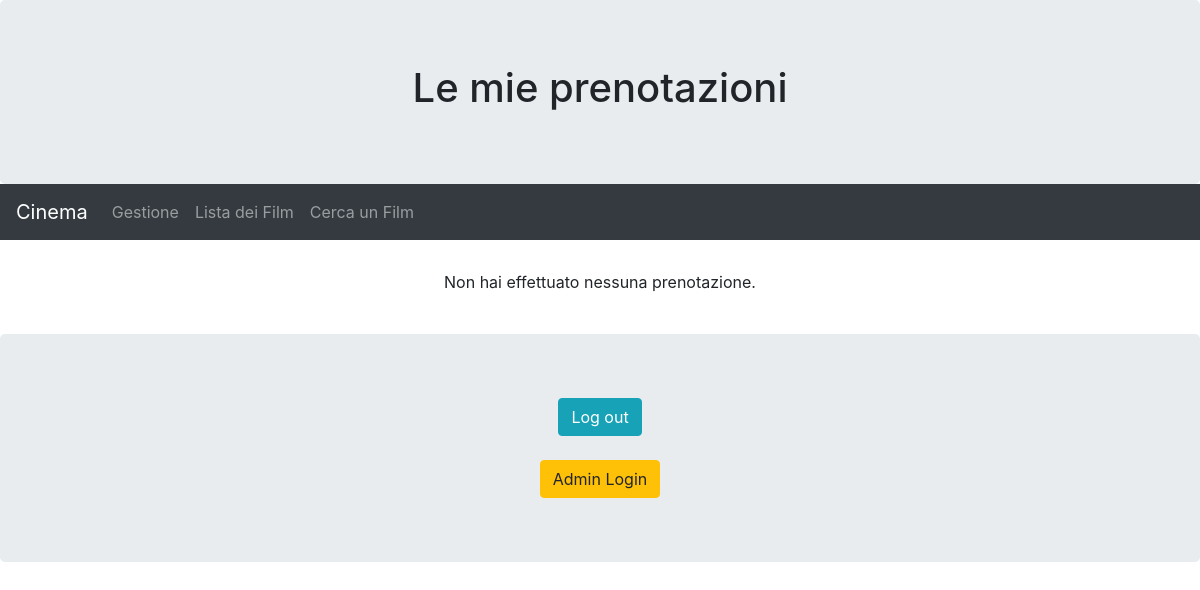
Page /gestione/my_situation/ (signed in) on the earlier database version.
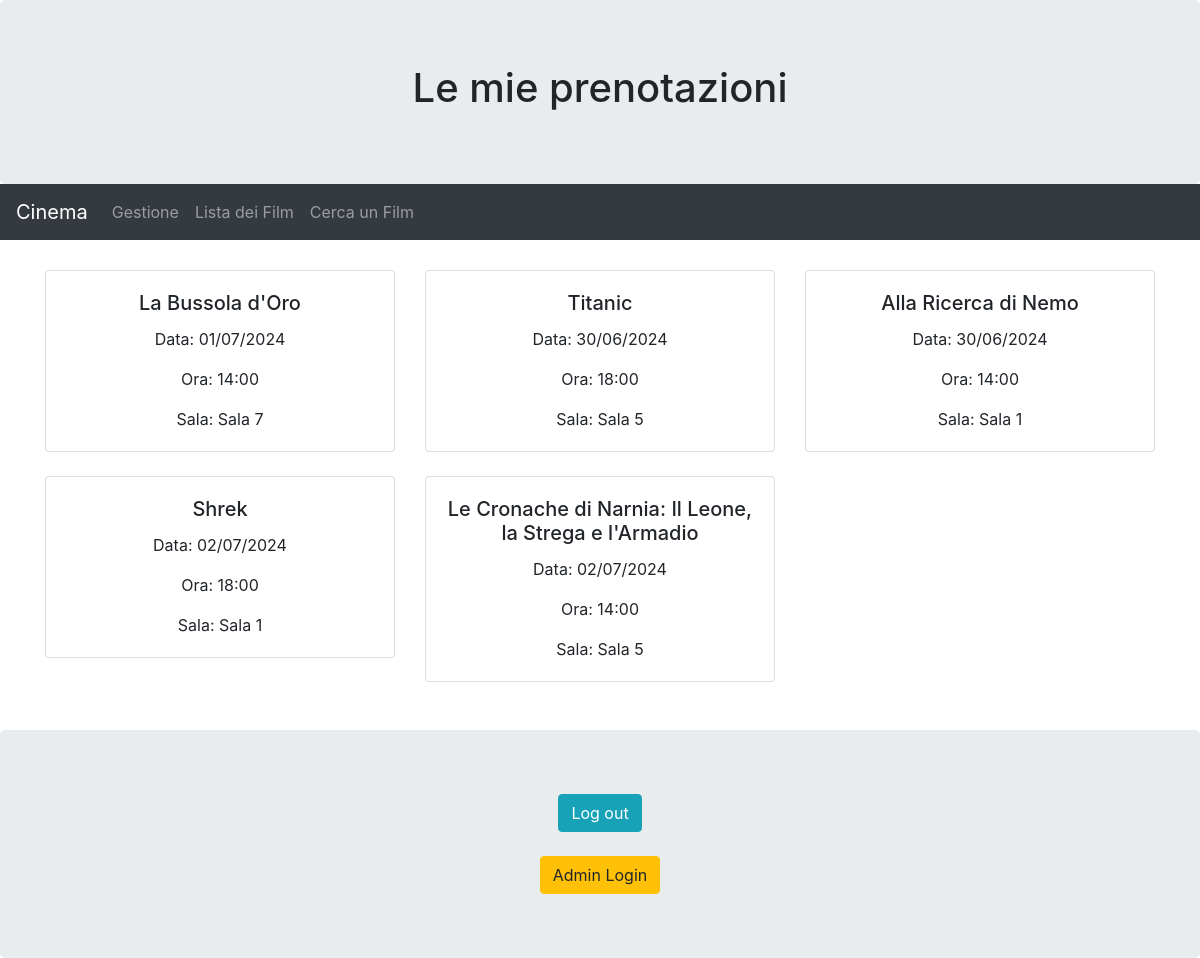
Same page on the later database version.
### gestione/models.py (models this page shows, shortened)
class Prenotazione(models.Model):
    utente = models.ForeignKey('gestione.Utente', related_name='prenotazioni', on_delete=models.CASCADE)
    proiezione = models.ForeignKey(Proiezione, related_name='prenotazioni', on_delete=models.CASCADE)
    class Meta:
        verbose_name_plural = "Prenotazioni"

class Proiezione(models.Model):
    data = models.DateField()
    ora_inizio = models.TimeField()
    film = models.ForeignKey(Film, related_name='proiezioni', on_delete=models.CASCADE)
    sala = models.CharField(max_length=50)
    posti_disponibili = models.IntegerField(default=20)
    class Meta:
        verbose_name_plural = "Proiezioni"

class Film(models.Model):
    titolo = models.CharField(max_length=200)
    genere = models.CharField(max_length=200)
    descrizione = models.CharField(max_length=500)
    prezzo = models.DecimalField(max_digits=10, decimal_places=2)
    immagine = models.ImageField(upload_to='film_immagini/')
    in_3D = models.BooleanField(default=False)
    in_inglese = models.BooleanField(default=False)
    class Meta:
        verbose_name_plural = "Film"

### gestione/views.py (the view)
# urls.py: path('my_situation/', my_situation, name='my_situation'),
@login_required
def my_situation(request):
    utente = get_object_or_404(Utente, pk=request.user.pk)
    prenotazioni = utente.get_prenotazioni()
    context = {
        'prenotazioni': prenotazioni
    }
    return render(request, 'gestione/my_situation.html', context)

### gestione/models.py (called while the page is built)
    def get_prenotazioni(self):
        return Prenotazione.objects.filter(utente=self)

### gestione/templates/gestione/my_situation.html (shortened to what this page needs)
{% extends 'basebs.html' %}
{% block header1 %}
  <h1>Le mie prenotazioni</h1>
{% endblock %}
{% block content %}
  {% if prenotazioni %}
    <div class="row">
      {% for prenotazione in prenotazioni %}
        <div class="col-md-4">
          <div class="card mb-4">
            <div class="card-body">
              <h5 class="card-title">{{ prenotazione.proiezione.film.titolo }}</h5>
              <p class="card-text">Data: {{ prenotazione.proiezione.data|date:"d/m/Y" }}</p>
              <p class="card-text">Ora: {{ prenotazione.proiezione.ora_inizio|date:"H:i" }}</p>
              <p class="card-text">Sala: {{ prenotazione.proiezione.sala }}</p>
            </div>
          </div>
        </div>
      {% endfor %}
    </div>
  {% else %}
    <p>Non hai effettuato nessuna prenotazione.</p>
  {% endif %}
{% endblock %}

Differences in the rows shown:
added Prenotazione: proiezione.film.titolo "La Bussola d'Oro", proiezione.data "01/07/2024", proiezione.ora_inizio "14:00", proiezione.sala "Sala 7"
added Prenotazione: proiezione.film.titolo "Titanic", proiezione.data "30/06/2024", proiezione.ora_inizio "18:00", proiezione.sala "Sala 5"
added Prenotazione: proiezione.film.titolo "Alla Ricerca di Nemo", proiezione.data "30/06/2024", proiezione.ora_inizio "14:00", proiezione.sala "Sala 1"
added Prenotazione: proiezione.film.titolo "Shrek", proiezione.data "02/07/2024", proiezione.ora_inizio "18:00", proiezione.sala "Sala 1"
added Prenotazione: proiezione.film.titolo "Le Cronache di Narnia: Il Leone, la Strega e l'Armadio", proiezione.data "02/07/2024", proiezione.ora_inizio "14:00", proiezione.sala "Sala 5"
Other differences:
text no longer shown: "Non hai effettuato nessuna prenotazione."
